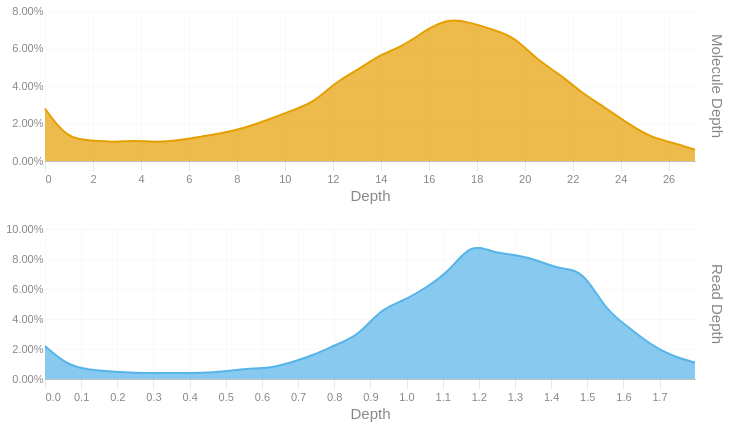

Notebook code cell kept with this figure:
### Code cell
readdep = depth_hist(tb['Read Depth'], q99, 3)
readdep = readdep.with_columns(pl.lit('Read Depth').alias('Metric'))
if not SKIPLR:
    moldep = depth_hist(tb['Molecule Depth'], mol_q99, 1)
    moldep = moldep.with_columns(pl.lit('Molecule Depth').alias('Metric'))
    _hist = pl.concat([readdep, moldep])
    _hist = _hist.filter(pl.col('Proportion') != 0)
    with SafeRender(_hist):
        (
            alt.Chart(_hist)        
            .mark_area(interpolate = "basis")
            .encode(
                x=alt.X('Bin:Q').scale(domainMin=0).axis(alt.Axis(title='Depth')),
                y = alt.Y('Proportion:Q', title = None).axis(format = '.2%'),
                color = alt.Color('Metric:N').legend(None),
                row = alt.Row("Metric:N").header(title = None, labelOrient = 'right'),
                tooltip = [
                    alt.Tooltip("Metric:N", title = "Metric"),
                    alt.Tooltip('Interval:N', title = "Depth Interval"),
                    alt.Tooltip('Proportion:Q', title = "% Alignments").format('.2%')
                ]
            )
            .resolve_scale(x='independent', y='independent')
            .properties(
                height = 150, width = 650,
                usermeta={'embedOptions': {'downloadFileName': f'{samplename}.depth.hist'}}
            )
        ).display()
else:
    readdep = readdep.filter(pl.col('Proportion') != 0)
    with SafeRender(readdep):
        (
            alt.Chart(readdep)        
            .mark_area(interpolate = "basis")
            .encode(
                x=alt.X('Bin:Q').scale(domainMin=0).axis(alt.Axis(title='Depth')),
                y = alt.Y('Proportion:Q', title = None).axis(format = '.2%'),
                tooltip = [
                    alt.Tooltip('Interval:N', title = "Depth Interval"),
                    alt.Tooltip('Proportion:Q', title = "% Alignments").format('.2%')
                ]
            )
            .properties(
                usermeta={'embedOptions': {'downloadFileName': f'{samplename}.depth.hist'}}
            )
        ).display()

### Figure 1 — Vega-Lite specification as saved in the notebook (floating-point values rounded to 4 significant figures)
{"width": 650, "height": 150, "config": {"title": {"anchor": "start", "dy": -15, "fontSize": 18, "color": "#888888", "subtitleColor": "#888888", "subtitleFontSize": 14}, "arc": {"fill": "#0072B2"}, "axis": {"domainColor": "#888888", "domainWidth": 0.5, "gridWidth": 0.2, "grid": false, "titleFontWeight": 400, "titleFontSize": 15, "labelFontSize": 11, "labelColor": "#888888", "tickColor": "#888888", "tickWidth": 0.2, "titleColor": "#888888"}, "axisBand": {"grid": false}, "axisX": {"grid": true, "tickSize": 10, "domainCap": "round"}, "axisY": {"domain": false, "grid": true, "tickSize": 0, "domainCap": "round"}, "background": "transparent", "header": {"labelFontSize": 15, "labelColor": "#888888", "titleFontSize": 15, "titleFontWeight": 600, "titleColor": "#888888"}, "legend": {"labelFont": "sans-serif", "labelFontSize": 12, "labelColor": "#888888", "symbolSize": 100, "symbolType": "circle", "titleFontSize": 12, "titlePadding": 10, "titleColor": "#888888", "title": null}, "range": {"category": ["#E69F00", "#56B4E9", "#009E73", "#F0E442", "#0072B2", "#D55E00", "#CC79A7", "#000000"], "diverging": ["#cfe8f3", "#a2d4ec", "#73bfe2", "#46abdb", "#1696d2", "#12719e"]}, "area": {"fill": "#0072B2", "fillOpacity": 0.7, "line": true, "strokeOpacity": 0.7}, "line": {"color": "#0072B2", "stroke": "#0072B2", "strokeWidth": 2}, "trail": {"color": "#0072B2", "stroke": "#0072B2", "strokeWidth": 0, "size": 1}, "point": {"filled": true, "fillOpacity": 1.0, "size": 95}, "text": {"color": "#888888", "fontSize": 11, "align": "right", "fontWeight": 400, "size": 11}, "bar": {"fill": "#0072B2", "stroke": null}, "view": {"stroke": null, "continuousWidth": 660, "continuousHeight": 400}}, "data": {"name": "data-1043573bba1bd565baea78a260689176"}, "mark": {"type": "area", "interpolate": "basis"}, "encoding": {"color": {"field": "Metric", "legend": null, "type": "nominal"}, "row": {"field": "Metric", "header": {"title": null, "labelOrient": "right"}, "type": "nominal"}, "tooltip": [{"field": "Metric", "title": "Metric", "type": "nominal"}, {"field": "Interval", "title": "Depth Interval", "type": "nominal"}, {"field": "Proportion", "format": ".2%", "title": "% Alignments", "type": "quantitative"}], "x": {"axis": {"title": "Depth"}, "field": "Bin", "scale": {"domainMin": 0}, "type": "quantitative"}, "y": {"axis": {"format": ".2%"}, "field": "Proportion", "title": null, "type": "quantitative"}}, "resolve": {"scale": {"x": "independent", "y": "independent"}}, "usermeta": {"embedOptions": {"downloadFileName": "S3_Annis_509.depth.hist"}}, "$schema": "https://vega.github.io/schema/vega-lite/v6.1.0.json", "datasets": {"data-1043573bba1bd565baea78a260689176": [{"Bin": 0.0, "Interval": "0.0-0.062", "Proportion": 0.022, "Metric": "Read Depth"}, {"Bin": 0.062, "Interval": "0.062-0.124", "Proportion": 0.009, "Metric": "Read Depth"}, {"Bin": 0.124, "Interval": "0.124-0.186", "Proportion": 0.006, "Metric": "Read Depth"}, {"Bin": 0.186, "Interval": "0.186-0.248", "Proportion": 0.005, "Metric": "Read Depth"}, {"Bin": 0.248, "Interval": "0.248-0.31", "Proportion": 0.004, "Metric": "Read Depth"}, {"Bin": 0.31, "Interval": "0.31-0.372", "Proportion": 0.004, "Metric": "Read Depth"}, {"Bin": 0.372, "Interval": "0.372-0.434", "Proportion": 0.004, "Metric": "Read Depth"}, {"Bin": 0.434, "Interval": "0.434-0.496", "Proportion": 0.004, "Metric": "Read Depth"}, {"Bin": 0.496, "Interval": "0.496-0.558", "Proportion": 0.005, "Metric": "Read Depth"}, {"Bin": 0.558, "Interval": "0.558-0.62", "Proportion": 0.007, "Metric": "Read Depth"}, {"Bin": 0.62, "Interval": "0.62-0.682", "Proportion": 0.007, "Metric": "Read Depth"}, {"Bin": 0.682, "Interval": "0.682-0.744", "Proportion": 0.011, "Metric": "Read Depth"}, {"Bin": 0.744, "Interval": "0.744-0.806", "Proportion": 0.016, "Metric": "Read Depth"}, {"Bin": 0.806, "Interval": "0.806-0.868", "Proportion": 0.023, "Metric": "Read Depth"}, {"Bin": 0.868, "Interval": "0.868-0.93", "Proportion": 0.029, "Metric": "Read Depth"}, {"Bin": 0.93, "Interval": "0.93-0.992", "Proportion": 0.047, "Metric": "Read Depth"}, {"Bin": 0.992, "Interval": "0.992-1.054", "Proportion": 0.052, "Metric": "Read Depth"}, {"Bin": 1.054, "Interval": "1.054-1.116", "Proportion": 0.061, "Metric": "Read Depth"}, {"Bin": 1.116, "Interval": "1.116-1.178", "Proportion": 0.071, "Metric": "Read Depth"}, {"Bin": 1.178, "Interval": "1.178-1.24", "Proportion": 0.091, "Metric": "Read Depth"}, {"Bin": 1.24, "Interval": "1.24-1.302", "Proportion": 0.084, "Metric": "Read Depth"}, {"Bin": 1.302, "Interval": "1.302-1.364", "Proportion": 0.083, "Metric": "Read Depth"}, {"Bin": 1.364, "Interval": "1.364-1.426", "Proportion": 0.079, "Metric": "Read Depth"}, {"Bin": 1.426, "Interval": "1.426-1.488", "Proportion": 0.073, "Metric": "Read Depth"}, {"Bin": 1.488, "Interval": "1.488-1.55", "Proportion": 0.073, "Metric": "Read Depth"}, {"Bin": 1.55, "Interval": "1.55-1.612", "Proportion": 0.046, "Metric": "Read Depth"}, {"Bin": 1.612, "Interval": "1.612-1.674", "Proportion": 0.035, "Metric": "Read Depth"}, {"Bin": 1.674, "Interval": "1.674-1.736", "Proportion": 0.023, "Metric": "Read Depth"}, {"Bin": 1.736, "Interval": "1.736-1.798", "Proportion": 0.015, "Metric": "Read Depth"}, {"Bin": 1.798, "Interval": "1.798-1.86", "Proportion": 0.011, "Metric": "Read Depth"}, {"Bin": 0.0, "Interval": "0.0-0.9", "Proportion": 0.028, "Metric": "Molecule Depth"}, {"Bin": 0.9, "Interval": "0.9-1.9", "Proportion": 0.012, "Metric": "Molecule Depth"}, {"Bin": 1.9, "Interval": "1.9-2.8", "Proportion": 0.011, "Metric": "Molecule Depth"}, {"Bin": 2.8, "Interval": "2.8-3.7", "Proportion": 0.01, "Metric": "Molecule Depth"}, {"Bin": 3.7, "Interval": "3.7-4.7", "Proportion": 0.011, "Metric": "Molecule Depth"}, {"Bin": 4.7, "Interval": "4.7-5.6", "Proportion": 0.01, "Metric": "Molecule Depth"}, {"Bin": 5.6, "Interval": "5.6-6.5", "Proportion": 0.011, "Metric": "Molecule Depth"}, {"Bin": 6.5, "Interval": "6.5-7.5", "Proportion": 0.013, "Metric": "Molecule Depth"}, {"Bin": 7.5, "Interval": "7.5-8.4", "Proportion": 0.015, "Metric": "Molecule Depth"}, {"Bin": 8.4, "Interval": "8.4-9.3", "Proportion": 0.018, "Metric": "Molecule Depth"}, {"Bin": 9.3, "Interval": "9.3-10.3", "Proportion": 0.022, "Metric": "Molecule Depth"}, {"Bin": 10.3, "Interval": "10.3-11.2", "Proportion": 0.027, "Metric": "Molecule Depth"}, {"Bin": 11.2, "Interval": "11.2-12.1", "Proportion": 0.031, "Metric": "Molecule Depth"}, {"Bin": 12.1, "Interval": "12.1-13.1", "Proportion": 0.042, "Metric": "Molecule Depth"}, {"Bin": 13.1, "Interval": "13.1-14.0", "Proportion": 0.049, "Metric": "Molecule Depth"}, {"Bin": 14.0, "Interval": "14.0-14.9", "Proportion": 0.057, "Metric": "Molecule Depth"}, {"Bin": 14.9, "Interval": "14.9-15.9", "Proportion": 0.061, "Metric": "Molecule Depth"}, {"Bin": 15.9, "Interval": "15.9-16.8", "Proportion": 0.07, "Metric": "Molecule Depth"}, {"Bin": 16.8, "Interval": "16.8-17.7", "Proportion": 0.076, "Metric": "Molecule Depth"}, {"Bin": 17.7, "Interval": "17.7-18.7", "Proportion": 0.074, "Metric": "Molecule Depth"}, {"Bin": 18.7, "Interval": "18.7-19.6", "Proportion": 0.07, "Metric": "Molecule Depth"}, {"Bin": 19.6, "Interval": "19.6-20.5", "Proportion": 0.066, "Metric": "Molecule Depth"}, {"Bin": 20.5, "Interval": "20.5-21.5", "Proportion": 0.054, "Metric": "Molecule Depth"}, {"Bin": 21.5, "Interval": "21.5-22.4", "Proportion": 0.046, "Metric": "Molecule Depth"}, {"Bin": 22.4, "Interval": "22.4-23.3", "Proportion": 0.036, "Metric": "Molecule Depth"}, {"Bin": 23.3, "Interval": "23.3-24.3", "Proportion": 0.029, "Metric": "Molecule Depth"}, {"Bin": 24.3, "Interval": "24.3-25.2", "Proportion": 0.02, "Metric": "Molecule Depth"}, {"Bin": 25.2, "Interval": "25.2-26.1", "Proportion": 0.013, "Metric": "Molecule Depth"}, {"Bin": 26.1, "Interval": "26.1-27.1", "Proportion": 0.01, "Metric": "Molecule Depth"}, {"Bin": 27.1, "Interval": "27.1-28.01", "Proportion": 0.006, "Metric": "Molecule Depth"}]}}
